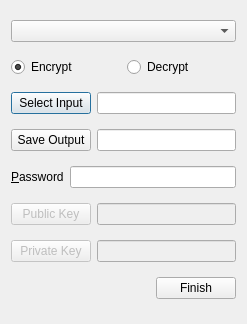
<?xml version="1.0" encoding="UTF-8"?>
<ui version="4.0">
 <class>EncryptDecrypt</class>
 <widget class="QDialog" name="EncryptDecrypt">
  <property name="geometry">
   <rect>
    <x>0</x>
    <y>0</y>
    <width>247</width>
    <height>324</height>
   </rect>
  </property>
  <property name="windowTitle">
   <string>Encrypt\Decrypt</string>
  </property>
  <layout class="QVBoxLayout" name="verticalLayout">
   <item>
    <widget class="QComboBox" name="algoCombobox"/>
   </item>
   <item>
    <layout class="QHBoxLayout" name="horizontalLayout_7">
     <item>
      <widget class="QRadioButton" name="encryptRadioButton">
       <property name="text">
        <string>Encrypt</string>
       </property>
       <property name="checked">
        <bool>true</bool>
       </property>
      </widget>
     </item>
     <item>
      <widget class="QRadioButton" name="decryptRadioButton">
       <property name="text">
        <string>Decrypt</string>
       </property>
      </widget>
     </item>
    </layout>
   </item>
   <item>
    <layout class="QHBoxLayout" name="horizontalLayout">
     <item>
      <widget class="QPushButton" name="inputPushButton">
       <property name="text">
        <string>Select Input</string>
       </property>
      </widget>
     </item>
     <item>
      <widget class="QLineEdit" name="inputFilePath"/>
     </item>
    </layout>
   </item>
   <item>
    <layout class="QHBoxLayout" name="horizontalLayout_2">
     <item>
      <widget class="QPushButton" name="outputPushButton">
       <property name="text">
        <string>Save Output</string>
       </property>
      </widget>
     </item>
     <item>
      <widget class="QLineEdit" name="outputFilePath"/>
     </item>
    </layout>
   </item>
   <item>
    <layout class="QHBoxLayout" name="horizontalLayout_3">
     <item>
      <widget class="QLabel" name="passwordLabel">
       <property name="text">
        <string>&amp;Password</string>
       </property>
       <property name="buddy">
        <cstring>passwordEdit</cstring>
       </property>
      </widget>
     </item>
     <item>
      <widget class="QLineEdit" name="passwordEdit"/>
     </item>
    </layout>
   </item>
   <item>
    <layout class="QHBoxLayout" name="horizontalLayout_4">
     <item>
      <widget class="QPushButton" name="publicKeyButton">
       <property name="enabled">
        <bool>false</bool>
       </property>
       <property name="text">
        <string>Public Key</string>
       </property>
      </widget>
     </item>
     <item>
      <widget class="QLineEdit" name="publicKeyFilePath">
       <property name="enabled">
        <bool>false</bool>
       </property>
      </widget>
     </item>
    </layout>
   </item>
   <item>
    <layout class="QHBoxLayout" name="horizontalLayout_5">
     <item>
      <widget class="QPushButton" name="privateKeyButton">
       <property name="enabled">
        <bool>false</bool>
       </property>
       <property name="text">
        <string>Private Key</string>
       </property>
      </widget>
     </item>
     <item>
      <widget class="QLineEdit" name="privateKeyFilePath">
       <property name="enabled">
        <bool>false</bool>
       </property>
      </widget>
     </item>
    </layout>
   </item>
   <item>
    <layout class="QHBoxLayout" name="horizontalLayout_6">
     <item>
      <spacer name="horizontalSpacer">
       <property name="orientation">
        <enum>Qt::Horizontal</enum>
       </property>
       <property name="sizeHint" stdset="0">
        <size>
         <width>40</width>
         <height>20</height>
        </size>
       </property>
      </spacer>
     </item>
     <item>
      <widget class="QPushButton" name="finishButton">
       <property name="text">
        <string>Finish</string>
       </property>
      </widget>
     </item>
    </layout>
   </item>
  </layout>
 </widget>
 <resources/>
 <connections/>
</ui>
